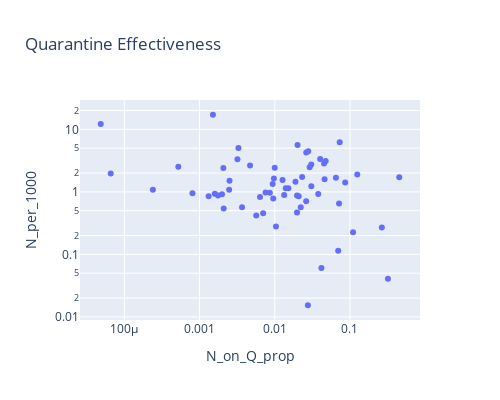

Notebook cell for this chart:
### Code cell
plottable = state_plottable.append(country_plottable)
#plottable = country_plottable
fig = px.scatter(plottable, x='N_on_Q_prop', y='N_per_1000', 
                 hover_name=plottable.index.to_series(),
                 trendline=None,width=500,height=400, log_x=True, log_y=True,
                 title='Quarantine Effectiveness')
#fig.update_yaxes(title="Infection Rate (speed of spread)")
#fig.update_xaxes(title="Quarantine Headstart (days)")
fig.show()

### Figure 1 — Plotly figure (JSON) as saved in the notebook; plotly's stock layout.template omitted (floating-point values rounded to 4 significant figures)
{"data": [{"hoverlabel": {"namelength": 0}, "hovertemplate": "<b>%{hovertext}</b><br><br>N_on_Q_prop=%{x}<br>N_per_1000=%{y}", "hovertext": ["NY", "NJ", "MI", "LA", "DE", "PA", "CO", "GA", "MD", "IN", "WA", "NV", "FL", "VA", "VT", "TN", "MO", "NH", "UT", "TX", "OH", "NM", "SC", "AZ", "ID", "NC", "WI", "KS", "ME", "CA", "ND", "OK", "NE", "WY", "OR", "AK", "MT", "WV", "HI", "Luxembourg", "Belgium", "Spain", "Italy", "United States", "United Kingdom", "Netherlands", "Portugal", "Germany", "Israel", "Austria", "Denmark", "Norway", "United Arab Emirates", "Chile", "Romania", "Poland", "Australia", "Malaysia", "Colombia", "Philippines", "Thailand", "India"], "legendgroup": "", "marker": {"color": "#636efa", "symbol": "circle"}, "mode": "markers", "name": "", "showlegend": false, "type": "scatter", "x": [0.001507, 4.86e-05, 0.02008, 0.003286, 0.003192, 0.004694, 0.0005223, 0.009992, 0.002074, 6.594e-05, 0.02309, 0.009744, 0.0127, 0.002504, 0.01886, 0.00939, 0.03064, 0.01518, 0.014, 0.002474, 0.0002395, 0.007549, 0.008599, 0.0008044, 0.001595, 0.001987, 0.01334, 0.001758, 0.02077, 0.00132, 0.006362, 0.009552, 0.02616, 0.02216, 0.003676, 0.002093, 0.01976, 0.007013, 0.005671, 0.07303, 0.0279, 0.02623, 0.04016, 0.04752, 0.04519, 0.03055, 0.0291, 0.1251, 0.4519, 0.06501, 0.04594, 0.08636, 0.03781, 0.01978, 0.07155, 0.01038, 0.2652, 0.1099, 0.06974, 0.04175, 0.3195, 0.02756], "xaxis": "x", "y": [17.11, 12.15, 5.615, 5.036, 3.334, 2.646, 2.531, 2.421, 2.408, 1.969, 1.725, 1.631, 1.547, 1.51, 1.457, 1.338, 1.231, 1.146, 1.143, 1.082, 1.078, 0.9803, 0.9714, 0.9496, 0.9352, 0.9153, 0.8873, 0.8786, 0.8499, 0.8496, 0.8258, 0.7859, 0.7099, 0.5678, 0.5675, 0.5406, 0.4671, 0.4537, 0.4181, 6.209, 4.474, 4.266, 3.339, 3.13, 2.854, 2.737, 2.469, 1.889, 1.712, 1.679, 1.593, 1.412, 0.9255, 0.8739, 0.6518, 0.2788, 0.2684, 0.2261, 0.1139, 0.06036, 0.0407, 0.01537], "yaxis": "y"}], "layout": {"height": 400, "legend": {"tracegroupgap": 0}, "title": {"text": "Quarantine Effectiveness"}, "width": 500, "xaxis": {"anchor": "y", "domain": [0, 1], "title": {"text": "N_on_Q_prop"}, "type": "log"}, "yaxis": {"anchor": "x", "domain": [0, 1], "title": {"text": "N_per_1000"}, "type": "log"}}}
